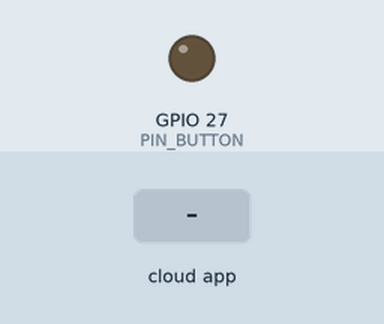
This sketch was run on a simulated ESP32. On the bench: output pins drawn as LEDs (lit = HIGH). The inputs (shaded band) are chosen by the test bench. The RemoteXY app is connected.

Above: at 1.2 s.
1.3 s: the phone or cloud app sets button to 1
At 2.3 s:
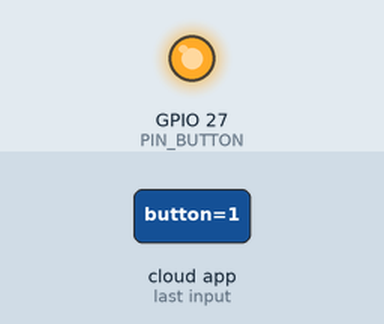
2.8 s: the phone or cloud app sets button to 0
At 3.4 s:
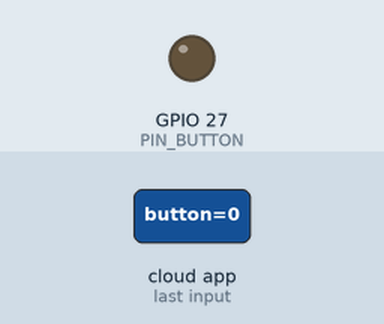
Timing chart, 0 to 5.8 s (numbered marks = the images above; inputs shaded):
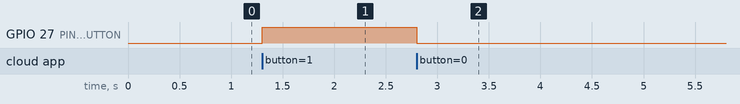

The sketch:

ServerRemoteControl.ino
```cpp
// (licence header left out)
//////////////////////////////////////////////
//        RemoteXY include library          //
//////////////////////////////////////////////

// you can enable debug logging to Serial at 115200
//#define REMOTEXY__DEBUGLOG

// RemoteXY select connection mode and include library
#define REMOTEXY_MODE__ESP32CORE_WIFI_CLOUD

#include <WiFi.h>

// RemoteXY connection settings

//#define REMOTEXY_WIFI_SSID "TIM-18417049"
//#define REMOTEXY_WIFI_PASSWORD "aN5GXwlef2uCEG6s0VO2Kk9t"

//#define REMOTEXY_WIFI_SSID "WiFi Nonna"
//#define REMOTEXY_WIFI_PASSWORD "lenticchiaefagiolo21$"

#define REMOTEXY_WIFI_SSID "Vodafone-SMMF"
#define REMOTEXY_WIFI_PASSWORD "Malloppo1980$"

#define REMOTEXY_CLOUD_SERVER "cloud.remotexy.com"
#define REMOTEXY_CLOUD_PORT 6376
#define REMOTEXY_CLOUD_TOKEN "29b624159302a1cf6525d897b5706bfa"


#include <RemoteXY.h>

// RemoteXY GUI configuration
#pragma pack(push, 1)
uint8_t RemoteXY_CONF[] =   // 69 bytes
  { 255,1,0,0,0,62,0,17,0,0,0,31,1,106,200,1,1,2,0,129,
  8,6,91,9,32,83,101,114,118,101,114,32,82,101,109,111,116,101,32,67,
  111,110,116,114,111,108,0,1,22,74,64,64,0,2,31,79,78,47,79,70,
  70,32,84,79,71,71,76,69,0 };

// this structure defines all the variables and events of your control interface
struct {

    // input variables
  uint8_t button; // =1 if button pressed, else =0

    // other variable
  uint8_t connect_flag;  // =1 if wire connected, else =0

} RemoteXY;
#pragma pack(pop)

/////////////////////////////////////////////
//           END RemoteXY include          //
/////////////////////////////////////////////

#define PIN_BUTTON 27


void setup()
{
  RemoteXY_Init ();

  pinMode (PIN_BUTTON, OUTPUT);

  // TODO you setup code

}

void loop()
{
  RemoteXY_Handler ();

  digitalWrite(PIN_BUTTON, (RemoteXY.button==0)?LOW:HIGH);

  // TODO you loop code
  // use the RemoteXY structure for data transfer
  // do not call delay(), use instead RemoteXY_delay()


}
```

Measured:
- after the input at 1.3 s, GPIO 27 (PIN_BUTTON): LOW → HIGH at once
- after the input at 2.8 s, GPIO 27 (PIN_BUTTON): HIGH → LOW at once
